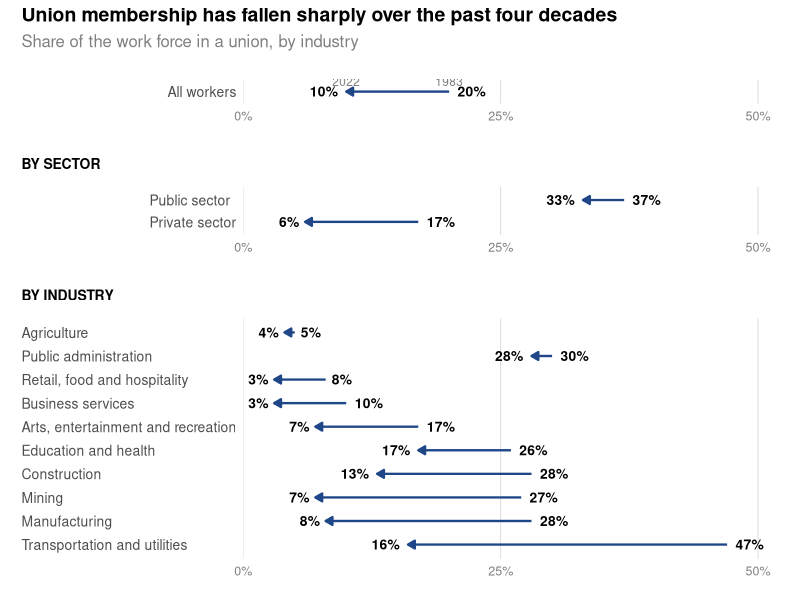

The R script that drew this image:
## ---- chunk 1
# loading packages
library(tidyverse)
library(patchwork)
## ---- chunk 2
# generating data
union_data <- tibble(
  category = c(
    "All workers",
    "Private sector", "Public sector",
    "Transportation and utilities", "Manufacturing", "Mining",
    "Construction", "Education and health", "Arts, entertainment and recreation",
    "Business services", "Retail, food and hospitality", "Public administration",
    "Agriculture"
  ),
  percent_1983 = c(20, 17, 37, 47, 28, 27, 28, 26, 17, 10, 8, 30, 5),
  percent_2022 = c(10,6, 33,16, 8, 7, 13, 17, 7, 3, 3, 28, 4),
  panel = c(
    "All workers",
    "By Sector", "By Sector",
    rep("By Industry", 10)
  )
)

union_data <- union_data %>%
  mutate(
    category = fct_inorder(category),
    panel = factor(panel, levels = c("All workers", "By Sector", "By Industry"))
  )
## ---- chunk 3
# recreating the visualization

create_panel <- function(data, panel_name) {
  data_subset <- data %>% filter(panel == panel_name)
  
  ggplot(data_subset, aes(y = category)) +
    geom_segment(
      aes(x = percent_1983, xend = percent_2022, 
          y = category, yend = category),
      arrow = arrow(length = unit(0.2, "cm"), type = "closed"),
      color = "#1f4788", 
      linewidth = 0.8
    ) +
    geom_text(
      aes(x = percent_2022, label = paste(percent_2022, "%", sep="")),
      hjust = 1.3,
      size = 3.5,
      fontface = "bold"
    ) +
    geom_text(
      aes(x = percent_1983, label = paste(percent_1983, "%", sep="")), 
      hjust = -0.3,
      size = 3.5,
      fontface = "bold"
    ) +
    scale_x_continuous(
      breaks = c(0, 25, 50),
      limits = c(0, 52),
      labels = function(x) paste(x, "%", sep=""),
      expand = c(0, 0)
    ) +
    labs(
      title = if(panel_name == "All workers") NULL else toupper(panel_name),
      x = NULL,
      y = NULL
    ) +
    theme_minimal() +
    theme(
      panel.grid.major.y = element_blank(),
      panel.grid.minor = element_blank(),
      panel.grid.major.x = element_line(color = "gray85", linewidth = 0.3),
      axis.text.y = element_text(hjust = 0, size = 10),
      axis.text.x = element_text(size = 9, color = "gray50"),
      plot.title = element_text(face = "bold", size = 10, margin = margin(b = 10), hjust = 0),
      plot.title.position = "plot",  
      plot.margin = margin(15, 10, 10, 10)
    )
}

panel1 <- create_panel(union_data, "All workers") +
  annotate("text", 
           x = 10, y = 1.5, 
           label = "2022", 
           size = 3, 
           color = "gray50") +
  annotate("text", 
           x = 20, y = 1.5, 
           label = "1983", 
           size = 3, 
           color = "gray50")

panel2 <- create_panel(union_data, "By Sector")
panel3 <- create_panel(union_data, "By Industry")

final_plot <- panel1 / panel2 / panel3 +
  plot_layout(heights = c(1, 2, 10)) +  
  plot_annotation(
    title = "Union membership has fallen sharply over the past four decades",
    subtitle = "Share of the work force in a union, by industry",
    theme = theme(
      plot.title = element_text(face = "bold", size = 14),
      plot.subtitle = element_text(size = 12, color = "gray50")
    )
  )

final_plot
